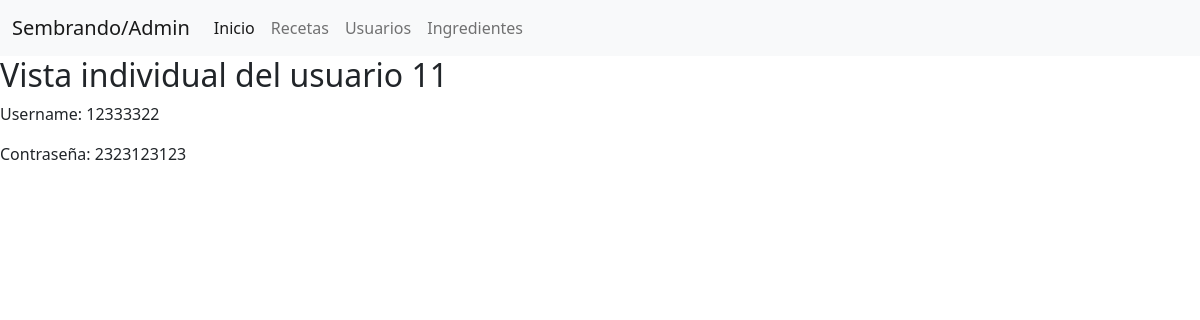
The app's page /usuarios/11, older data.
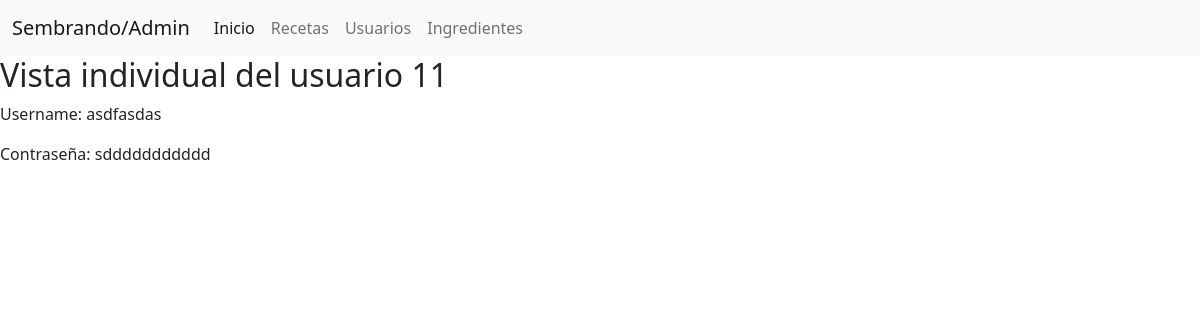
The same page, newer data.
### tables this page shows
CREATE TABLE usuarios(
id INTEGER PRIMARY KEY AUTOINCREMENT,
nombre TEXT,
clave TEXT
);

### servidor.py (the view)
@app.route('/usuarios/<id>', methods=['GET'])
def verUsuario(id):
    _usuario = usuario.obtenerUsuarioId(id)
    return render_template("index.html", content="usuario", usuario=_usuario[0])

### datos/baseDeDatos.py (called while the page is built)
    def _crear_conexion(self):
        try:
            self.conexion = sqlite3.connect(BaseDeDatos.urlBaseDeDatos)
        except Exception as e:
            print(e)

    def _cerrar_conexion(self):
        self.conexion.close()
        self.conexion = None

    def ejecutar_sql(self, sql, retornar_id_creado=False):
        self._crear_conexion()
        cur = self.conexion.cursor()
        cur.execute(sql)
        filas = cur.fetchall()
        if retornar_id_creado:
            filas = cur.lastrowid
        self.conexion.commit()
        self._cerrar_conexion()
        return filas

### datos/modelos/usuario.py (called while the page is built)
def obtenerUsuarioId(id):
    obtenerUsuarioSqlId = f"""
        SELECT id, nombre, clave
        FROM usuarios
        WHERE id = '{id}'"""
    bd = BaseDeDatos()
    return bd.ejecutar_sql(obtenerUsuarioSqlId)

### templates/index.html (shortened to what this page needs)
{% extends 'base.html' %}
{% block content %}
{% if content == "usuario" %}
<h2> Vista individual del usuario {{usuario[0]}}</h2>
<p>Username: {{usuario[1]}}</p>
<p>Contraseña: {{usuario[2]}}</p>
{% endif %}
{% endblock %}

Row changes from the older to the newer data that the page shows:
changed usuarios id 11: nombre "12333322" → "asdfasdas"; clave "2323123123" → "sddddddddddd"
